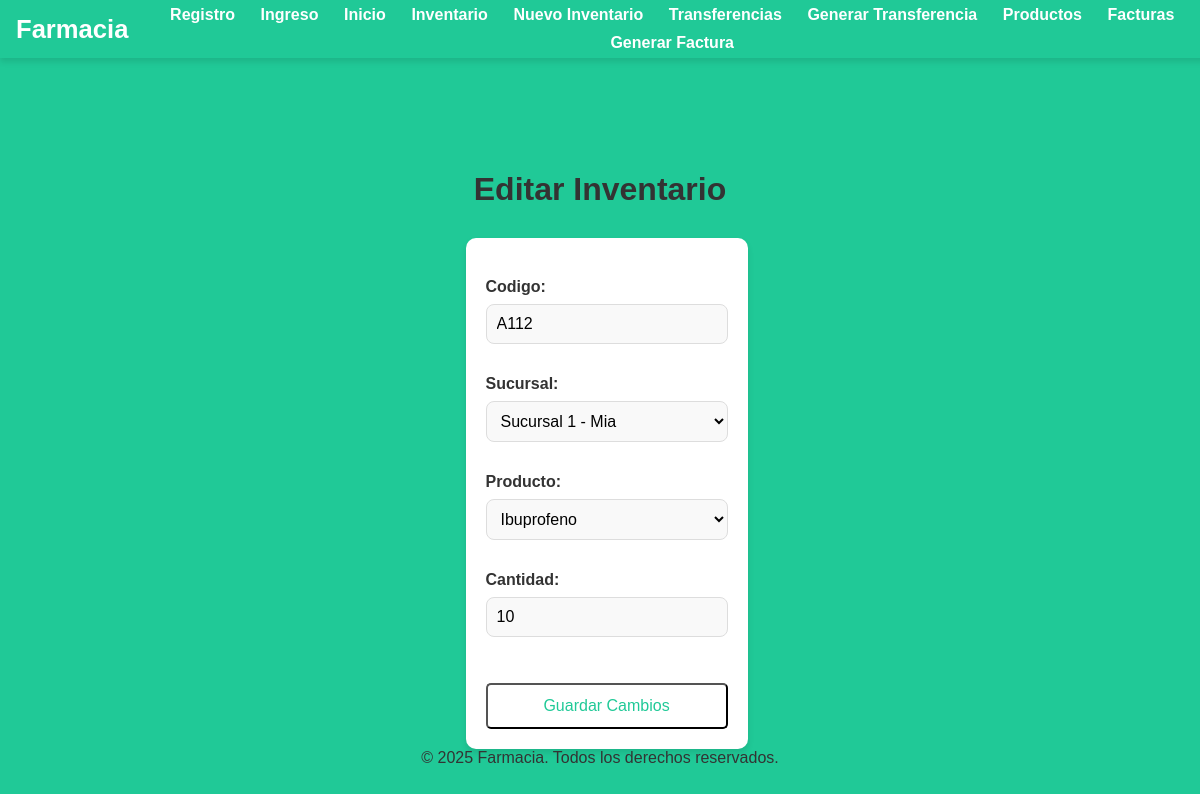
Page /inventario/editar/3/ on the committed database.
### Farmacia/models.py (models this page shows, shortened)
class Inventario(models.Model):
    codigo = models.CharField(max_length=10, unique=True, null=True)
    sucursal = models.ForeignKey(Sucursal, related_name='inventario_list', on_delete=models.CASCADE, null=True)
    cantidad = models.PositiveIntegerField(default=0)
    producto= models.ForeignKey(Producto, on_delete=models.CASCADE, null=True)

### Farmacia/views.py (the view, shortened to what this page needs)
# urls.py: path('inventario/editar/<int:pk>/', views.GestionInventarioUpdateView.as_view(), name='editar_inventario'),
class GestionInventarioUpdateView(UpdateView):
    model = Inventario
    form_class = InventarioForm
    template_name = 'editar_inventario.html'
    success_url = reverse_lazy('gestion_inventario')

### Farmacia/forms.py
class InventarioForm(forms.ModelForm):
    class Meta:
        model = Inventario
        fields = ['codigo', 'sucursal', 'producto', 'cantidad']

### Farmacia/models.py (called while the page is built)
    def __str__(self):
        return f"Sucursal {self.numero} - {self.farmacia.nombre}"

    def __str__(self):
        return self.nombre

### templates/editar_inventario.html (shortened to what this page needs)
{% load static %}
<!DOCTYPE html>
<html lang="es">
<head>
    <link rel="stylesheet" href="{% static 'css/styles.css' %}?v=2">
</head>
<body>
    <header>
        <h1>Farmacia</h1>
        <nav>
            <ul>
                <li><a href="/registro/">Registro</a></li>
                <li><a href="/login/">Ingreso</a></li>
                <li><a href="/inicio/">Inicio</a></li>
                <li><a href="/inventario/">Inventario</a></li>
                <li><a href="/inventario/nuevo/">Nuevo Inventario</a></li>
                <li><a href="/transferencias/">Transferencias</a></li>
                <li><a href="/transferencias/crear/">Generar Transferencia</a></li>
                <li><a href="/productos/">Productos</a></li>
                <li><a href="/facturas/">Facturas</a></li>
                <li><a href="/factura/crear/">Generar Factura</a></li>
            </ul>
        </nav>
    </header>
    <main>
        <h1>Editar Inventario</h1>
<div class="form-container">
    <form method="post">
        {{ form.as_p }}
        <button type="submit" class="btn">Guardar Cambios</button>
    </form>
</div>
    </main>
    <footer>
        &copy; 2025 Farmacia. Todos los derechos reservados.
    </footer>
</body>
</html>

### SistemaFarmacia/static/css/styles.css (style rules this page uses)
:root { --primary: #20c997; --secondary: #14a085; --light-text: #ffffff; --dark-text: #333333; }
body { font-family: Arial, sans-serif; margin: 0; padding: 0; color: var(--dark-text); display: flex; flex-direction: column; align-items: center; justify-content: flex-start; min-height: 100vh; background-color: var(--primary); text-align: center; padding-top: 80px; }
header { background-color: var(--primary); color: var(--light-text); padding: 0.4rem 1rem; display: flex; align-items: center; justify-content: space-between; flex-wrap: wrap; box-shadow: 0 4px 6px rgba(0, 0, 0, 0.1); position: fixed; width: 100%; top: 0; left: 0; z-index: 1000; }
header h1 { margin: 0; font-size: 1.6rem; font-weight: bold; white-space: nowrap; }
nav { flex: 1; display: flex; justify-content: center; }
nav ul { list-style: none; margin: 0; padding: 0; display: flex; flex-wrap: wrap; justify-content: center; gap: 0.6rem; }
nav ul li { margin: 0; }
nav ul li a { text-decoration: none; color: var(--light-text); font-weight: bold; padding: 5px 8px; border-radius: 5px; transition: background-color 0.3s, transform 0.2s; text-align: center; }
main { margin-top: 70px; text-align: center; }
form { margin-top: 20px; }
.form-container { width: 90%; max-width: 600px; background: var(--light-text); align-items: center; justify-content: center; padding: 20px; border-radius: 10px; box-shadow: 0 4px 6px rgba(0, 0, 0, 0.1); margin-top: 30px; }
.form-container label { display: flex; font-weight: bold; font-size: 1rem; color: var(--dark-text); margin-bottom: 8px; text-align: left; }
.form-container input, .form-container select, .form-container textarea { width: 100%; padding: 10px; margin-bottom: 15px; border: 1px solid #ddd; border-radius: 8px; font-size: 1rem; font-family: "Poppins", sans-serif; transition: border-color 0.3s; background-color: #f9f9f9; margin-left: 0; margin-right: 0; box-sizing: border-box; }
.form-container input::placeholder, .form-container textarea::placeholder { color: #aaa; font-size: 0.9rem; font-style: italic; }
.form-container .btn { width: 100%; margin-top: 15px; font-size: 1rem; padding: 12px; box-sizing: border-box; }
.btn { padding: 10px 20px; background-color: #ffffff; color: var(--primary); font-size: 1rem; text-align: center; border-radius: 5px; text-decoration: none; display: inline-block; transition: background-color 0.3s; }

### rows in the picture
Inventario: codigo "A112", sucursal "Sucursal 1 - Mia", producto "Ibuprofeno", cantidad "10"
